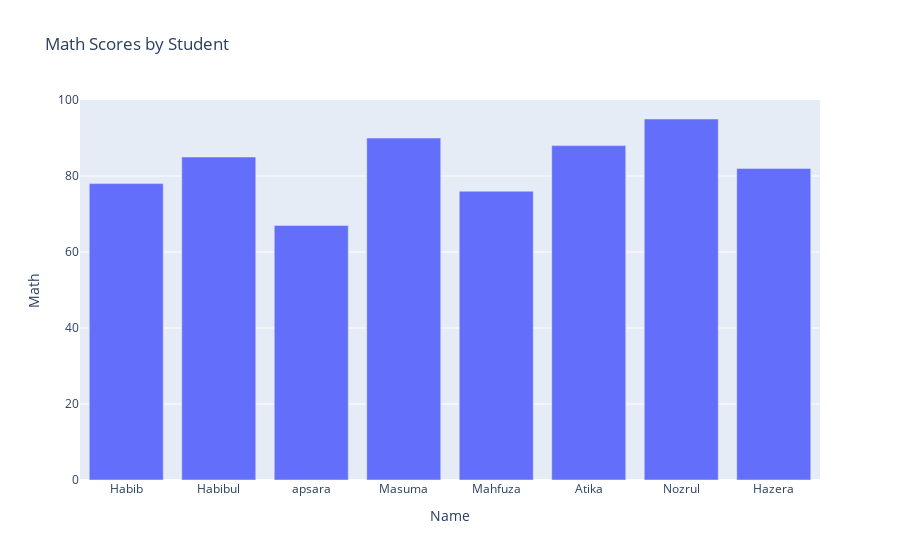

The notebook cell saved with this chart:
### Code cell
#5. Generate a bar plot using Plotly?


fig = px.bar(df, x='Name', y='Math', title="Math Scores by Student")
fig.show()

### Figure 1 — Plotly figure (JSON) as saved in the notebook; plotly's stock layout.template omitted (floating-point values rounded to 4 significant figures)
{"data": [{"hovertemplate": "Name=%{x}<br>Math=%{y}<extra></extra>", "legendgroup": "", "marker": {"color": "#636efa", "pattern": {"shape": ""}}, "name": "", "orientation": "v", "showlegend": false, "textposition": "auto", "type": "bar", "x": ["Habib", "Habibul", "apsara", "Masuma", "Mahfuza", "Atika", "Nozrul", "Hazera"], "xaxis": "x", "y": [78, 85, 67, 90, 76, 88, 95, 82], "yaxis": "y"}], "layout": {"barmode": "relative", "legend": {"tracegroupgap": 0}, "title": {"text": "Math Scores by Student"}, "xaxis": {"anchor": "y", "domain": [0, 1], "title": {"text": "Name"}}, "yaxis": {"anchor": "x", "domain": [0, 1], "title": {"text": "Math"}}}}
